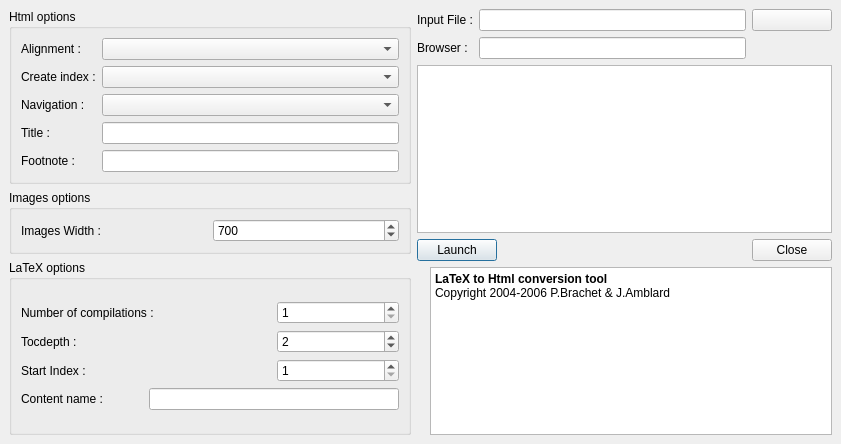
<ui version="4.0" >
 <class>WebPublishDialog</class>
 <widget class="QDialog" name="WebPublishDialog" >
  <property name="geometry" >
   <rect>
    <x>0</x>
    <y>0</y>
    <width>841</width>
    <height>444</height>
   </rect>
  </property>
  <property name="windowTitle" >
   <string>Convert to Html</string>
  </property>
  <layout class="QGridLayout" >
   <property name="margin" >
    <number>9</number>
   </property>
   <property name="spacing" >
    <number>6</number>
   </property>
   <item row="3" column="2" >
    <widget class="QTextEdit" name="textEdit_2" >
     <property name="readOnly" >
      <bool>true</bool>
     </property>
     <property name="html" >
      <string>&lt;html>&lt;head>&lt;meta name="qrichtext" content="1" />&lt;style type="text/css">
p, li { white-space: pre-wrap; }
&lt;/style>&lt;/head>&lt;body style=" font-family:'Sans Serif'; font-size:9pt; font-weight:400; font-style:normal; text-decoration:none;">
&lt;p style=" margin-top:0px; margin-bottom:0px; margin-left:0px; margin-right:0px; -qt-block-indent:0; text-indent:0px; font-family:'Bitstream Vera Sans';">&lt;span style=" font-weight:600; color:#000000;">LaTeX to Html conversion tool&lt;/span>&lt;/p>
&lt;p style=" margin-top:0px; margin-bottom:0px; margin-left:0px; margin-right:0px; -qt-block-indent:0; text-indent:0px; font-family:'Bitstream Vera Sans'; color:#000000;">Copyright 2004-2006 P.Brachet &amp;amp; J.Amblard&lt;/p>&lt;/body>&lt;/html></string>
     </property>
    </widget>
   </item>
   <item row="3" column="1" >
    <widget class="QLabel" name="label" >
     <property name="text" >
      <string/>
     </property>
     <property name="pixmap" >
      <pixmap resource="texmaker.qrc" >:/images/webpublish.png</pixmap>
     </property>
    </widget>
   </item>
   <item rowspan="2" row="2" column="0" >
    <widget class="QGroupBox" name="latexgroupBox" >
     <property name="title" >
      <string>LaTeX options</string>
     </property>
     <layout class="QGridLayout" >
      <property name="margin" >
       <number>9</number>
      </property>
      <property name="spacing" >
       <number>6</number>
      </property>
      <item row="0" column="0" >
       <layout class="QGridLayout" >
        <property name="margin" >
         <number>0</number>
        </property>
        <property name="spacing" >
         <number>6</number>
        </property>
        <item row="0" column="2" >
         <widget class="QSpinBox" name="compilationspinBox" >
          <property name="toolTip" >
           <string>Number of latex compilations for the input file</string>
          </property>
          <property name="maximum" >
           <number>3</number>
          </property>
          <property name="minimum" >
           <number>1</number>
          </property>
          <property name="value" >
           <number>1</number>
          </property>
         </widget>
        </item>
        <item row="3" column="0" >
         <widget class="QLabel" name="contentLabel" >
          <property name="text" >
           <string>Content name :</string>
          </property>
         </widget>
        </item>
        <item row="2" column="0" >
         <widget class="QLabel" name="startindexLabel" >
          <property name="text" >
           <string>Start Index :</string>
          </property>
         </widget>
        </item>
        <item row="1" column="0" >
         <widget class="QLabel" name="tocdepthLabel" >
          <property name="text" >
           <string>Tocdepth :</string>
          </property>
         </widget>
        </item>
        <item row="3" column="1" colspan="2" >
         <widget class="QLineEdit" name="contentEdit" >
          <property name="toolTip" >
           <string>Latex code for the title of the table of contents</string>
          </property>
         </widget>
        </item>
        <item row="2" column="2" >
         <widget class="QSpinBox" name="startindexspinBox" >
          <property name="toolTip" >
           <string>The number of the ps page corresponding to the first numberline indexed in the toc file</string>
          </property>
          <property name="maximum" >
           <number>5000</number>
          </property>
          <property name="minimum" >
           <number>1</number>
          </property>
          <property name="value" >
           <number>1</number>
          </property>
         </widget>
        </item>
        <item row="1" column="2" >
         <widget class="QSpinBox" name="tocdepthspinBox" >
          <property name="toolTip" >
           <string>Set the value of the LaTeX tocdepth counter</string>
          </property>
          <property name="maximum" >
           <number>3</number>
          </property>
          <property name="minimum" >
           <number>1</number>
          </property>
          <property name="value" >
           <number>2</number>
          </property>
         </widget>
        </item>
        <item row="0" column="0" colspan="2" >
         <widget class="QLabel" name="compilationLabel" >
          <property name="text" >
           <string>Number of compilations :</string>
          </property>
         </widget>
        </item>
       </layout>
      </item>
     </layout>
    </widget>
   </item>
   <item row="0" column="0" >
    <widget class="QGroupBox" name="groupBoxHtml" >
     <property name="title" >
      <string>Html options</string>
     </property>
     <layout class="QGridLayout" >
      <property name="margin" >
       <number>9</number>
      </property>
      <property name="spacing" >
       <number>6</number>
      </property>
      <item row="0" column="0" >
       <layout class="QGridLayout" >
        <property name="margin" >
         <number>0</number>
        </property>
        <property name="spacing" >
         <number>6</number>
        </property>
        <item row="3" column="0" >
         <widget class="QLabel" name="titleLabel" >
          <property name="text" >
           <string>Title :</string>
          </property>
         </widget>
        </item>
        <item row="3" column="1" >
         <widget class="QLineEdit" name="titleEdit" >
          <property name="toolTip" >
           <string>Title of the html files</string>
          </property>
         </widget>
        </item>
        <item row="2" column="0" >
         <widget class="QLabel" name="navigationLabel" >
          <property name="text" >
           <string>Navigation :</string>
          </property>
         </widget>
        </item>
        <item row="4" column="0" >
         <widget class="QLabel" name="footnoteLabel" >
          <property name="text" >
           <string>Footnote :</string>
          </property>
         </widget>
        </item>
        <item row="2" column="1" >
         <widget class="QComboBox" name="navigationBox" >
          <property name="toolTip" >
           <string>Navigation mode</string>
          </property>
         </widget>
        </item>
        <item row="0" column="0" >
         <widget class="QLabel" name="alignmentLabel" >
          <property name="text" >
           <string>Alignment :</string>
          </property>
         </widget>
        </item>
        <item row="1" column="1" >
         <widget class="QComboBox" name="indexcomboBox" >
          <property name="toolTip" >
           <string>Create an index page ?</string>
          </property>
         </widget>
        </item>
        <item row="4" column="1" >
         <widget class="QLineEdit" name="footnoteEdit" >
          <property name="toolTip" >
           <string>Text displayed at the bottom of each html files </string>
          </property>
         </widget>
        </item>
        <item row="0" column="1" >
         <widget class="QComboBox" name="alignmentcomboBox" >
          <property name="toolTip" >
           <string>Alignment in the html files</string>
          </property>
         </widget>
        </item>
        <item row="1" column="0" >
         <widget class="QLabel" name="indexLabel" >
          <property name="text" >
           <string>Create index :</string>
          </property>
         </widget>
        </item>
       </layout>
      </item>
     </layout>
    </widget>
   </item>
   <item rowspan="3" row="0" column="1" colspan="2" >
    <layout class="QGridLayout" >
     <property name="margin" >
      <number>0</number>
     </property>
     <property name="spacing" >
      <number>6</number>
     </property>
     <item row="1" column="1" colspan="2" >
      <widget class="QLineEdit" name="browserEdit" >
       <property name="toolTip" >
        <string>Browser command. Let's empty to not run the browser at the end of the conversion</string>
       </property>
      </widget>
     </item>
     <item row="3" column="2" >
      <spacer>
       <property name="orientation" >
        <enum>Qt::Horizontal</enum>
       </property>
       <property name="sizeHint" >
        <size>
         <width>40</width>
         <height>20</height>
        </size>
       </property>
      </spacer>
     </item>
     <item row="3" column="0" colspan="2" >
      <widget class="QPushButton" name="LaunchButton" >
       <property name="text" >
        <string>Launch</string>
       </property>
      </widget>
     </item>
     <item row="2" column="0" colspan="4" >
      <widget class="QTextEdit" name="messagetextEdit" >
       <property name="readOnly" >
        <bool>true</bool>
       </property>
      </widget>
     </item>
     <item row="0" column="0" >
      <widget class="QLabel" name="inputfileLabel" >
       <property name="text" >
        <string>Input File :</string>
       </property>
      </widget>
     </item>
     <item row="0" column="3" >
      <widget class="QPushButton" name="inputfileButton" >
       <property name="text" >
        <string/>
       </property>
       <property name="icon" >
        <iconset resource="texmaker.qrc" >:/images/fileopen.png</iconset>
       </property>
      </widget>
     </item>
     <item row="3" column="3" >
      <widget class="QPushButton" name="quitButton" >
       <property name="text" >
        <string>Close</string>
       </property>
      </widget>
     </item>
     <item row="1" column="0" >
      <widget class="QLabel" name="browserLabel" >
       <property name="text" >
        <string>Browser :</string>
       </property>
      </widget>
     </item>
     <item row="0" column="1" colspan="2" >
      <widget class="QLineEdit" name="inputfileEdit" />
     </item>
    </layout>
   </item>
   <item row="1" column="0" >
    <widget class="QGroupBox" name="imagegroupBox" >
     <property name="title" >
      <string>Images options</string>
     </property>
     <layout class="QHBoxLayout" >
      <property name="margin" >
       <number>9</number>
      </property>
      <property name="spacing" >
       <number>6</number>
      </property>
      <item>
       <widget class="QLabel" name="widthLabel" >
        <property name="text" >
         <string>Images Width :</string>
        </property>
       </widget>
      </item>
      <item>
       <widget class="QSpinBox" name="widthspinBox" >
        <property name="toolTip" >
         <string>Width of the largest image</string>
        </property>
        <property name="maximum" >
         <number>2048</number>
        </property>
        <property name="minimum" >
         <number>10</number>
        </property>
        <property name="singleStep" >
         <number>10</number>
        </property>
        <property name="value" >
         <number>700</number>
        </property>
       </widget>
      </item>
     </layout>
    </widget>
   </item>
  </layout>
 </widget>
 <tabstops>
  <tabstop>alignmentcomboBox</tabstop>
  <tabstop>indexcomboBox</tabstop>
  <tabstop>navigationBox</tabstop>
  <tabstop>titleEdit</tabstop>
  <tabstop>footnoteEdit</tabstop>
  <tabstop>widthspinBox</tabstop>
  <tabstop>compilationspinBox</tabstop>
  <tabstop>tocdepthspinBox</tabstop>
  <tabstop>startindexspinBox</tabstop>
  <tabstop>contentEdit</tabstop>
  <tabstop>inputfileEdit</tabstop>
  <tabstop>inputfileButton</tabstop>
  <tabstop>browserEdit</tabstop>
  <tabstop>LaunchButton</tabstop>
  <tabstop>quitButton</tabstop>
  <tabstop>textEdit_2</tabstop>
  <tabstop>messagetextEdit</tabstop>
 </tabstops>
 <resources>
  <include location="texmaker.qrc" />
 </resources>
 <connections/>
</ui>
